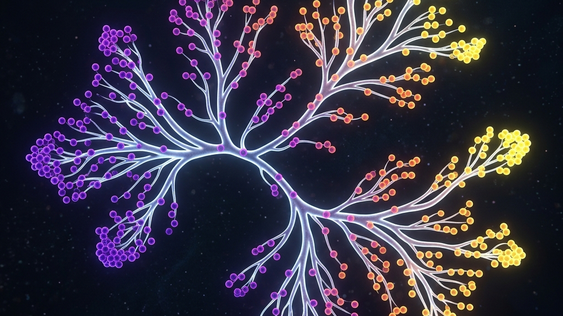
#> input picture images/scrna_heterogeneity.png, 563 x 316 px, shrunk from 1024 x 576 before the run
$ python pad_images.py
#> lines starting #> are read from the running program, lines starting #| are printed output that depends on the picture
from PIL import Image

def pad_to_16_9(filename):
#> called with filename = 'images/scrna_heterogeneity.png'
    try:
        img = Image.open(filename)
#> img is the input picture: PIL image 563x316 RGB; mean R, G, B 58.4, 53.4, 70.3
        # Target aspect ratio 16:9
        target_ratio = 16.0 / 9.0
        w, h = img.size
#> w = 563; h = 316

        # We assume the image is square or less wide than 16:9
        # So we pad the width.
        new_h = h
#> new_h = 316
        new_w = int(h * target_ratio)
#> new_w = 561

        if w >= new_w:
            print(f"{filename} is already wide enough.")
            return

        new_img = Image.new("RGB", (new_w, new_h), color=(255, 255, 255))

        # Paste centered
        offset = ((new_w - w) // 2, 0)
        new_img.paste(img, offset)

        new_img.save(filename)
        print(f"Padded {filename} to 16:9")
    except Exception as e:
        print(f"Error padding {filename}: {e}")

pad_to_16_9('images/scrna_heterogeneity.png')
pad_to_16_9('images/scrna_metabolism.png')
#> call 2 of pad_to_16_9, with filename = 'images/scrna_metabolism.png'
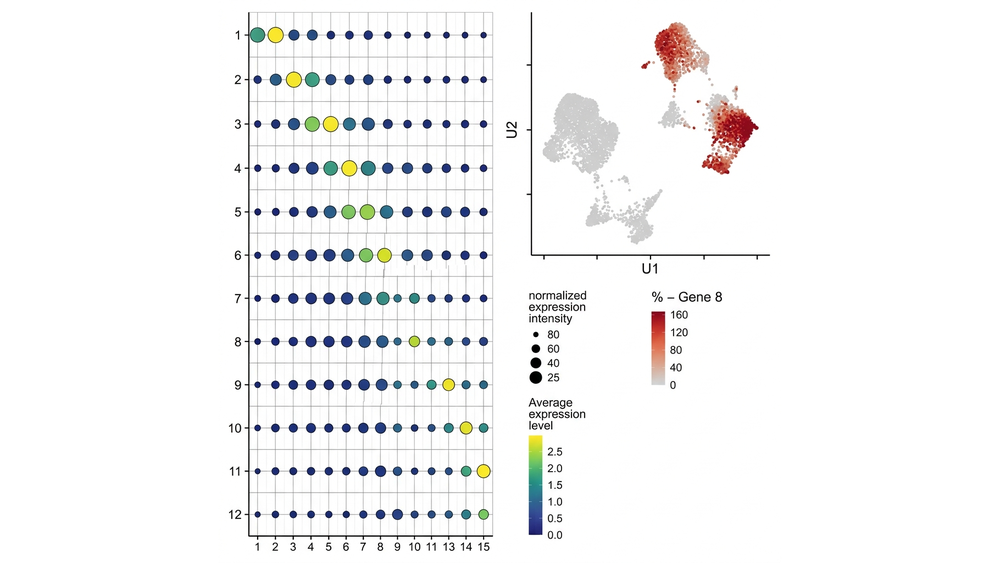
#> input picture images/scrna_metabolism.png, 1000 x 563 px, shrunk from 1820 x 1024 before the run
#> in pad_to_16_9, img is the input picture: PIL image 1000x563 RGB; mean R, G, B 245.4, 245.4, 245.4
pad_to_16_9('images/bioinformatics-intro.png')
#> call 3 of pad_to_16_9, with filename = 'images/bioinformatics-intro.png'
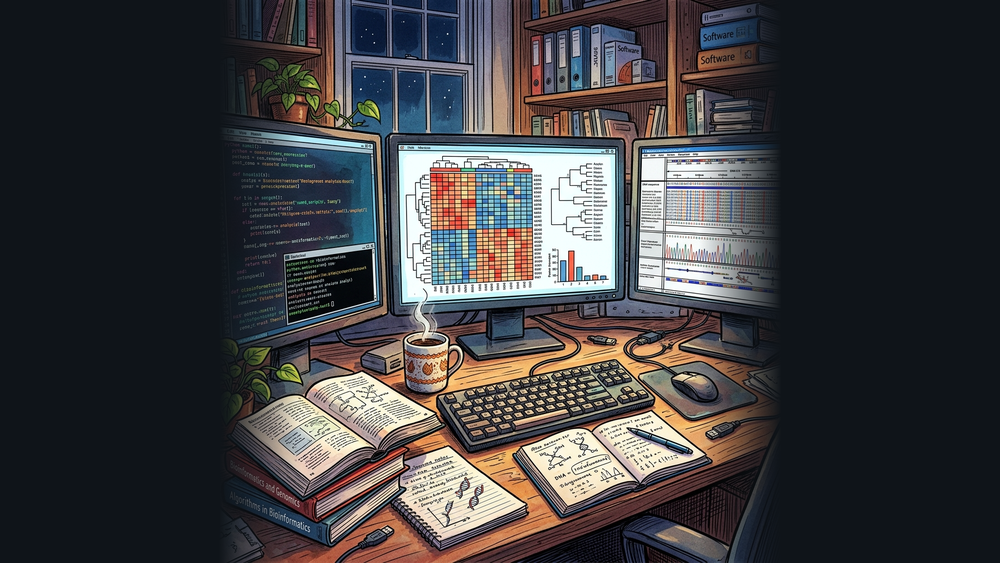
#> input picture images/bioinformatics-intro.png, 1000 x 563 px, shrunk from 1820 x 1024 before the run
#> in pad_to_16_9, img is the input picture: PIL image 1000x563 RGB; mean R, G, B 63.2, 62.4, 64.2
